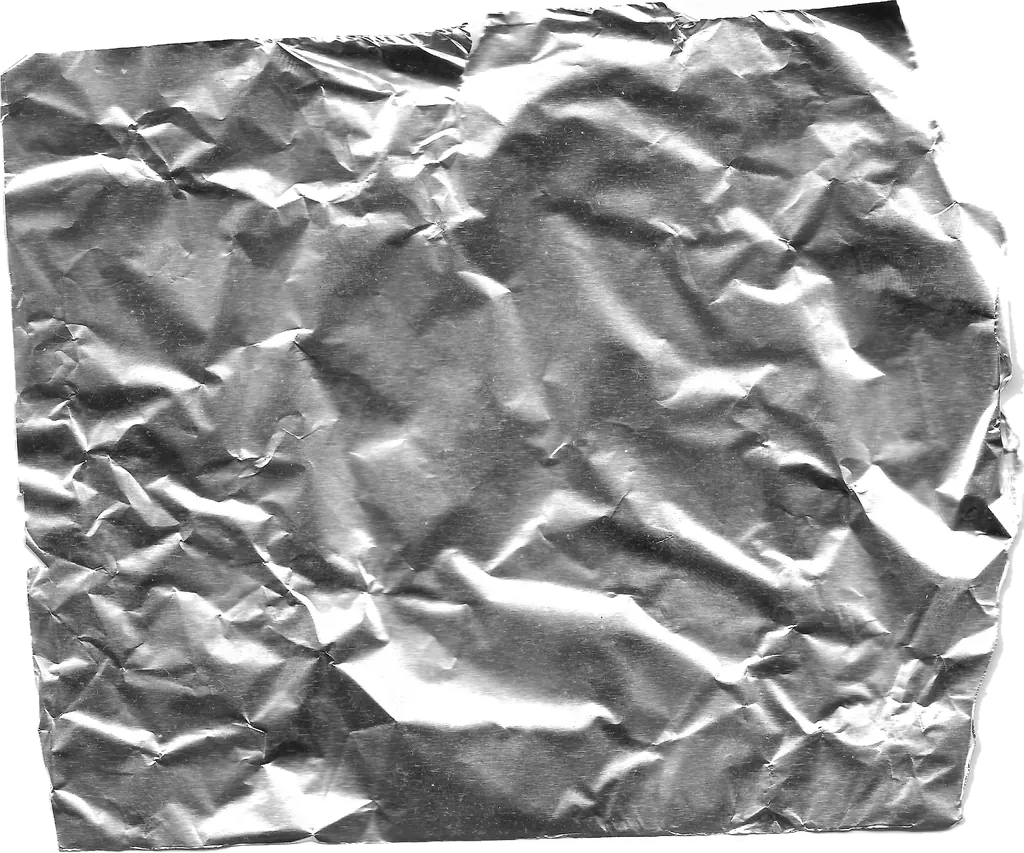
#> input picture assets/title/foil.webp, 1024 x 853 px, given in place of foil.png, which was not available
$ python compress_foil.py
#> lines starting #> are read from the running program, lines starting #| are printed output that depends on the picture; after the words box and inside, x2 and y2 are one past the last pixel; in counts of white or black regions, pixels touching at a corner belong together; pictures that were not available may be replaced by others from this repository, and a replacement may not be noted
#!/usr/bin/env python3
"""Build the small foil texture and silhouette used by the title card.

Usage: python scripts/compress_foil.py
Requires Pillow, NumPy, and SciPy. The supplied photograph is unchanged;
pastel colouring is applied by CSS so it can be adjusted without re-encoding.
"""
import argparse
import sys
from pathlib import Path
import numpy as np
from PIL import Image, ImageFilter
from scipy import ndimage

ROOT = Path(__file__).resolve().parent.parent


def main():
    parser = argparse.ArgumentParser(description=__doc__)
    parser.add_argument('--source', type=Path, default=ROOT / 'handwritten' / 'foil.png')
    parser.add_argument('--output', type=Path, default=ROOT / 'assets' / 'title' / 'foil.webp')
    parser.add_argument('--width', type=int, default=1024)
    parser.add_argument('--quality', type=int, default=78)
    args = parser.parse_args()
    if args.width < 64 or not 1 <= args.quality <= 100:
        parser.error('Width must be at least 64; quality must be between 1 and 100.')
    if hasattr(sys.stdout, 'reconfigure'):
        sys.stdout.reconfigure(encoding='utf-8')
    with Image.open(args.source) as source:
#> source is the input picture: PIL image 1024x853 RGBA; mean R, G, B, A 151.9, 151.9, 151.9, 229.8
        scale = min(1, args.width / source.width)
#> scale = 1
        grey = source.convert('L').resize((round(source.width * scale), round(source.height * scale)), Image.Resampling.LANCZOS)
    # Close narrow bright creases, keep the sheet, then fill its bright interior.
    dark = np.asarray(grey) < 222
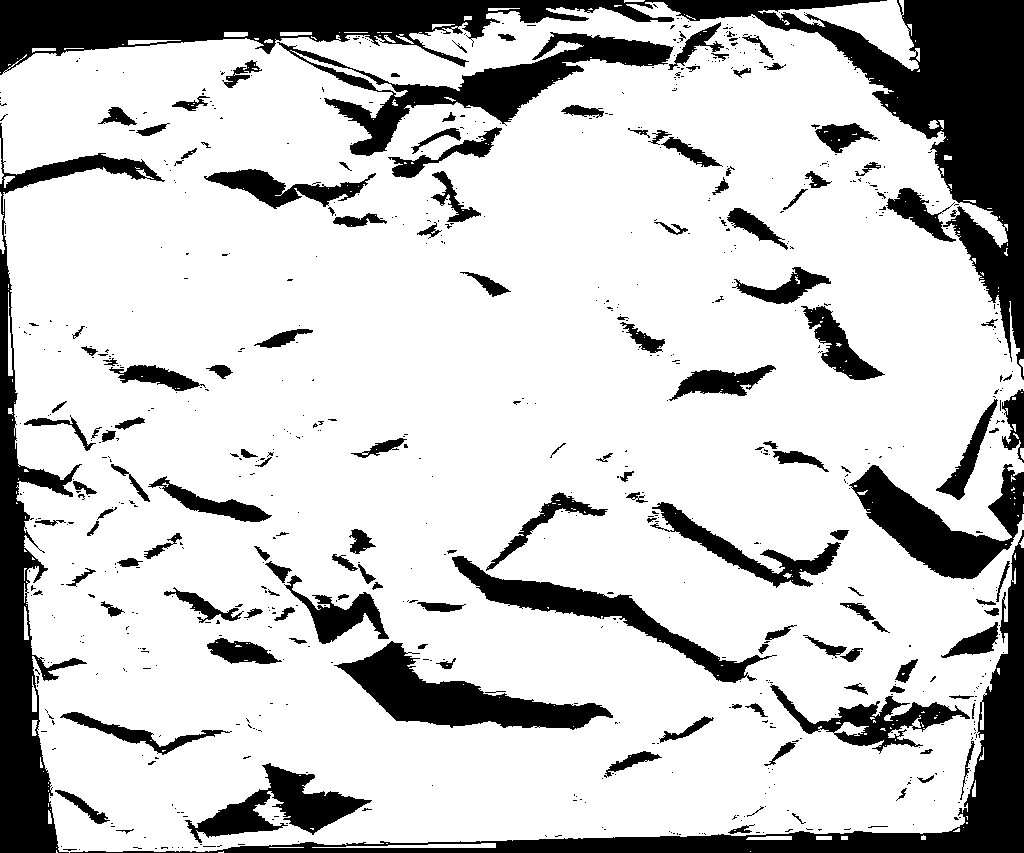
#> dark: shape (853, 1024) bool; 78.4% white; 765 black regions (613 under 20 px), largest, box (x1, y1, x2, y2) and area: (0, 0, 1024, 380) 55827, (70, 530, 1024, 853) 21063, (0, 123, 165, 853) 19832
    closed = ndimage.binary_closing(np.pad(dark, 12), iterations=7)[12:-12, 12:-12]
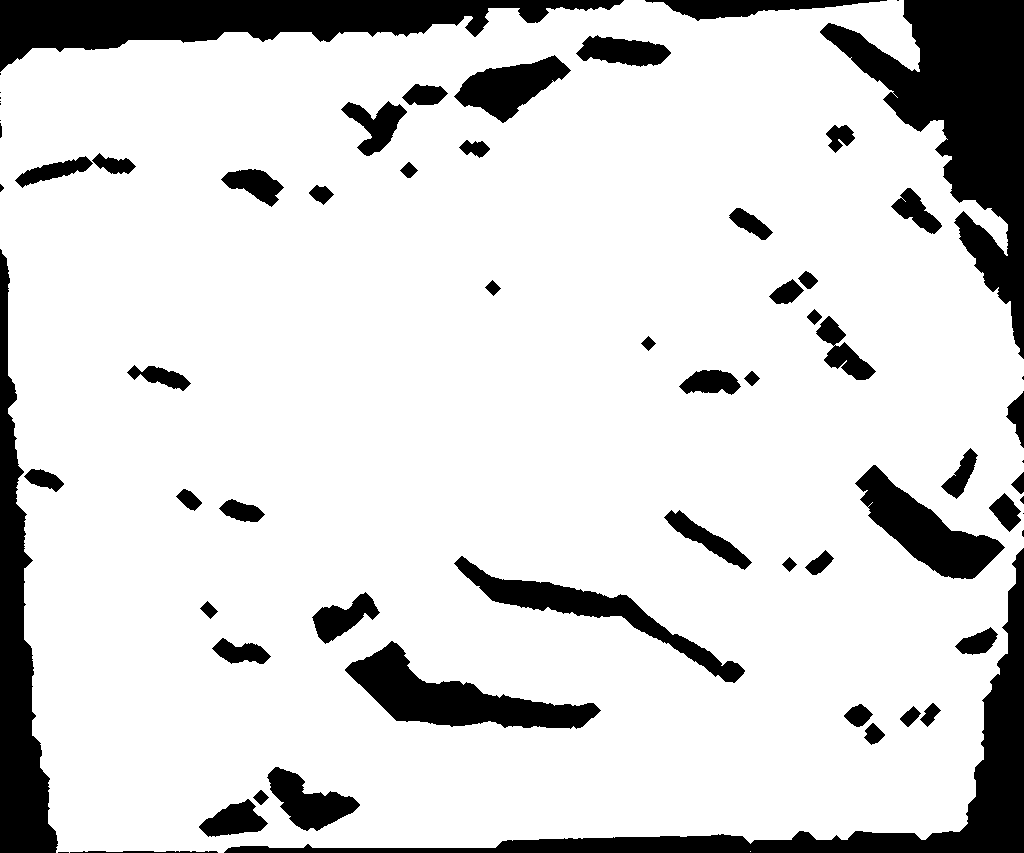
#> closed: shape (853, 1024) bool; 84% white; 67 black regions (12 under 20 px), largest, box (x1, y1, x2, y2) and area: (820, 0, 1024, 359) 27738, (0, 0, 624, 72) 20394, (224, 548, 1024, 853) 19216
    labels, _ = ndimage.label(closed)
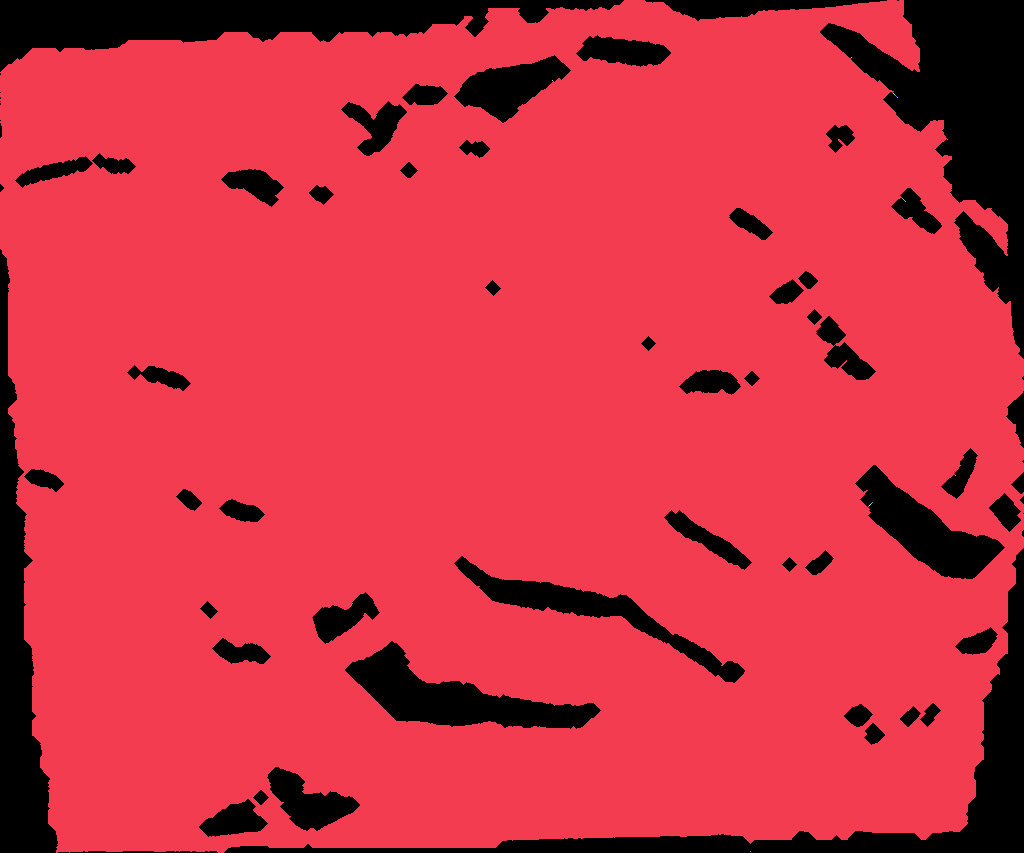
#> labels: shape (853, 1024) int32; 22 distinct labels, from 0 to 21; one colour per label, 0 black
    sizes = np.bincount(labels.ravel()); sizes[0] = 0
#> after `sizes = np.bincount(labels.ravel())`: sizes = 22 values, max 733793 at index 1, min 1 at index 2, mean 39703.3
    sheet = ndimage.binary_fill_holes(labels == sizes.argmax())
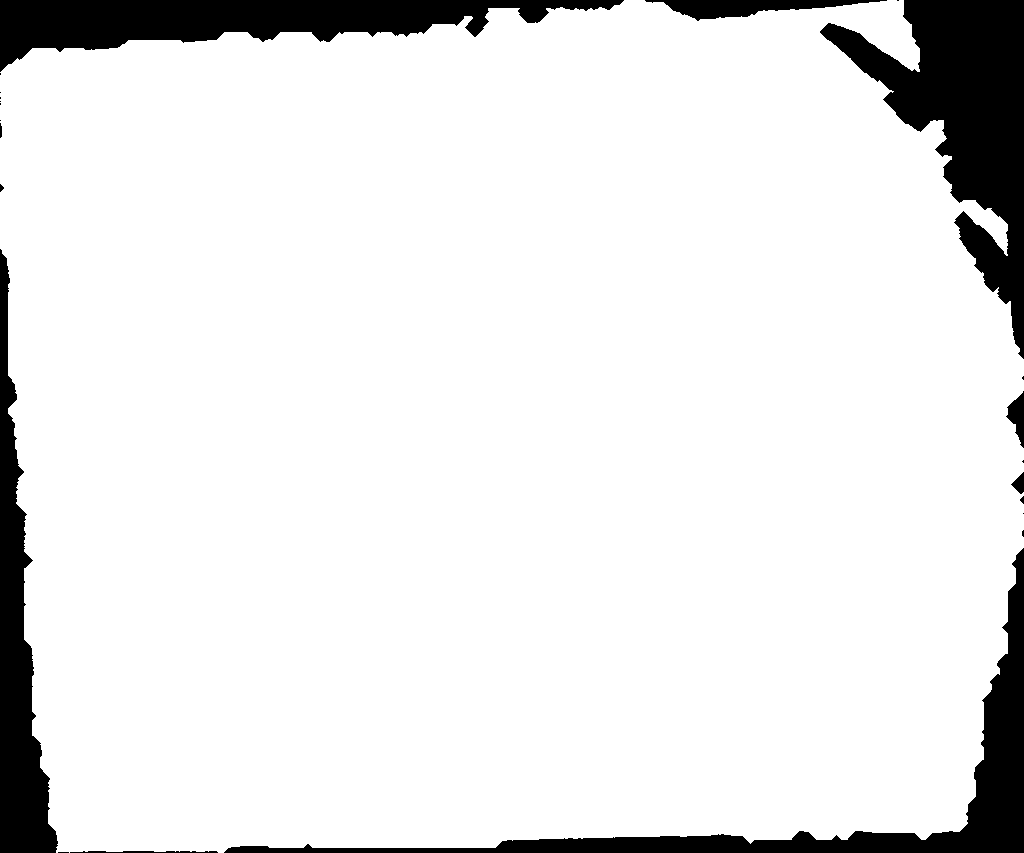
#> sheet: shape (853, 1024) bool; 90.2% white; 23 black regions (12 under 20 px), largest, box (x1, y1, x2, y2) and area: (820, 0, 1024, 359) 27745, (0, 0, 624, 72) 20394, (224, 548, 1024, 853) 19217
    # The foil is one unperforated sheet. Bright folds that meet the edge must
    # not become holes; retain each scanline's outer silhouette instead.
    for row in sheet:
        edge = np.flatnonzero(row)
        if edge.size:
            row[edge[0]:edge[-1] + 1] = True
    alpha = Image.fromarray((sheet * 255).astype('uint8')).filter(ImageFilter.GaussianBlur(.6))
    texture = Image.merge('RGBA', (grey, grey, grey, alpha))
    args.output.parent.mkdir(parents=True, exist_ok=True)
    texture.save(args.output, 'WEBP', quality=args.quality, method=6)
    with Image.open(args.output) as decoded:
        if decoded.size != texture.size or decoded.getchannel('A').getbbox() is None:
            parser.error('Export did not retain the foil silhouette.')
#> (the run stopped early here; a loop or call above may not have finished)
